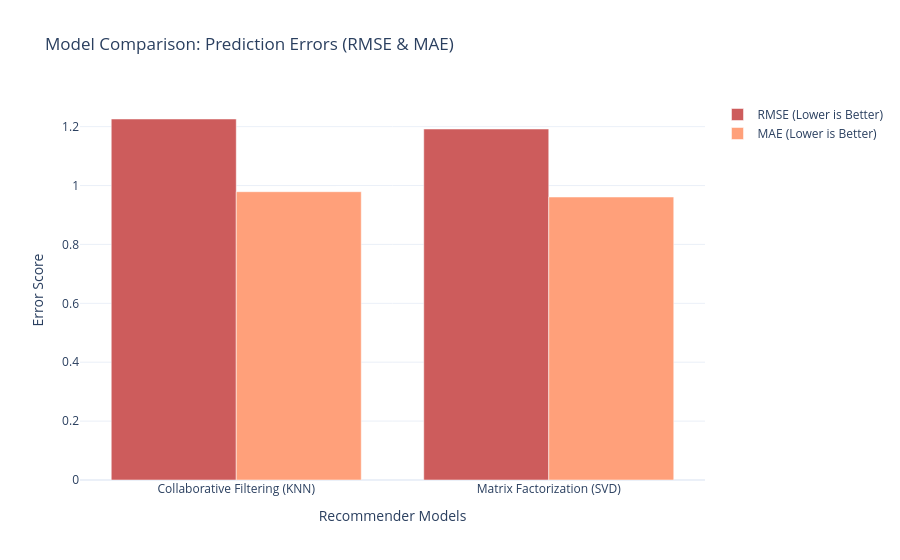
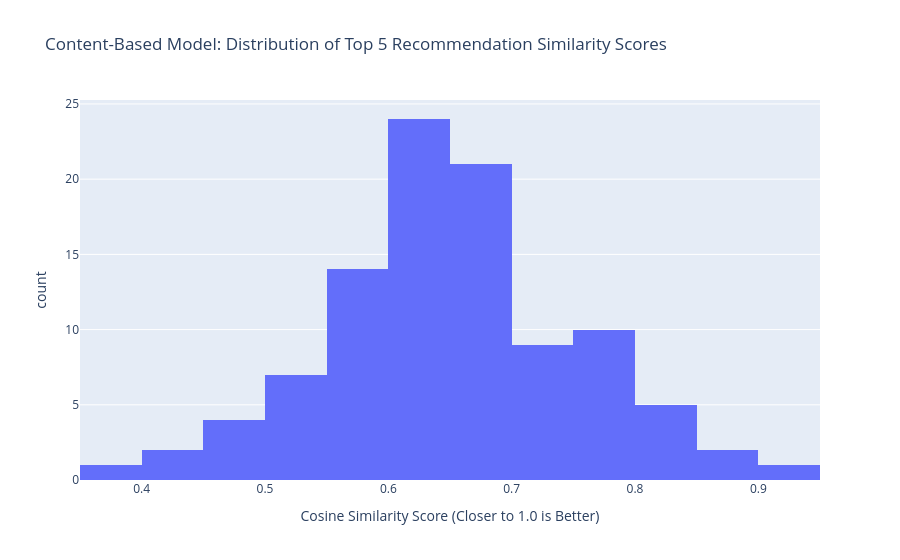

These figures' notebook cell, in order:
### Markdown cell above
## 8. Final Evaluation & Conclusion

### Code cell
import pandas as pd
import plotly.graph_objects as go
import plotly.express as px
from surprise import accuracy
import time

# --- Part 1: Evaluate Collaborative Filtering (KNN) and Matrix Factorization (SVD) ---

# Convert the pandas test_data dataframe into a list format required by Surprise
test_set = test_data[['user_id', 'recipe_id', 'rating']].values.tolist()

# Assuming cf_model (KNNBasic) and mf_model (SVD) have already been trained on train_set
print("Evaluating models on the Test Set...")

# Measure prediction time and calculate errors for KNN
start_time_cf = time.time()
test_predictions_cf = cf_model.test(test_set)
time_cf = time.time() - start_time_cf
rmse_cf = accuracy.rmse(test_predictions_cf, verbose=False)
mae_cf = accuracy.mae(test_predictions_cf, verbose=False)

# Measure prediction time and calculate errors for SVD
start_time_mf = time.time()
test_predictions_mf = mf_model.test(test_set)
time_mf = time.time() - start_time_mf
rmse_mf = accuracy.rmse(test_predictions_mf, verbose=False)
mae_mf = accuracy.mae(test_predictions_mf, verbose=False)

# Store results in a DataFrame for visualization
eval_results = pd.DataFrame({
    'Model': ['Collaborative Filtering (KNN)', 'Matrix Factorization (SVD)'],
    'RMSE': [rmse_cf, rmse_mf],
    'MAE': [mae_cf, mae_mf],
    'Prediction_Time_sec': [time_cf, time_mf]
})

# Create a Grouped Bar Chart to compare RMSE and MAE
fig_errors = go.Figure(data=[
    go.Bar(name='RMSE (Lower is Better)', x=eval_results['Model'], y=eval_results['RMSE'], marker_color='indianred'),
    go.Bar(name='MAE (Lower is Better)', x=eval_results['Model'], y=eval_results['MAE'], marker_color='lightsalmon')
])

fig_errors.update_layout(
    title='Model Comparison: Prediction Errors (RMSE & MAE)',
    xaxis_title='Recommender Models',
    yaxis_title='Error Score',
    barmode='group',
    template='plotly_white'
)
fig_errors.show()
fig_errors.write_html("../models/model_comparison_barchart.html")

# --- Part 2: Evaluate Content-Based Model ---

# We evaluate Content-Based by looking at the average similarity score of its Top 5 recommendations
# Let's take a random sample of 100 recipes to calculate their recommendation scores
sample_recipes = df_metadata['recipe_id'].sample(100, random_state=42).tolist()
average_similarities = []

for recipe_id in sample_recipes:
    try:
        # Re-use the logic from your get_content_based_recommendations function
        idx = df_metadata.index[df_metadata['recipe_id'] == recipe_id].tolist()[0]
        sim_scores = list(enumerate(cosine_similarity(tfidf_matrix[idx], tfidf_matrix)[0]))
        sim_scores = sorted(sim_scores, key=lambda x: x[1], reverse=True)
        
        # Get the scores of the Top 5 recommended items (excluding the target itself)
        top_5_scores = [score for index, score in sim_scores[1:6]]
        avg_score = sum(top_5_scores) / len(top_5_scores)
        average_similarities.append(avg_score)
    except IndexError:
        continue # Skip if recipe index is not found

# Create a DataFrame for the similarity scores
cb_eval_df = pd.DataFrame({'Average_Cosine_Similarity': average_similarities})

# Plot the distribution of similarity scores
fig_cb = px.histogram(
    cb_eval_df, 
    x='Average_Cosine_Similarity', 
    nbins=20,
    title='Content-Based Model: Distribution of Top 5 Recommendation Similarity Scores',
    labels={'Average_Cosine_Similarity': 'Cosine Similarity Score (Closer to 1.0 is Better)'},
    color_discrete_sequence=['#636EFA']
)

fig_cb.show()
fig_cb.write_html("../models/content_based_histogram.html")

### Figure 1 — Plotly figure (JSON) as saved in the notebook; plotly's stock layout.template omitted (floating-point values rounded to 4 significant figures)
{"data": [{"marker": {"color": "indianred"}, "name": "RMSE (Lower is Better)", "type": "bar", "x": ["Collaborative Filtering (KNN)", "Matrix Factorization (SVD)"], "y": [1.226, 1.192]}, {"marker": {"color": "lightsalmon"}, "name": "MAE (Lower is Better)", "type": "bar", "x": ["Collaborative Filtering (KNN)", "Matrix Factorization (SVD)"], "y": [0.9791, 0.9611]}], "layout": {"barmode": "group", "title": {"text": "Model Comparison: Prediction Errors (RMSE & MAE)"}, "xaxis": {"title": {"text": "Recommender Models"}}, "yaxis": {"title": {"text": "Error Score"}}}}

### Figure 2 — Plotly figure (JSON) as saved in the notebook; plotly's stock layout.template omitted (floating-point values rounded to 4 significant figures)
{"data": [{"alignmentgroup": "True", "bingroup": "x", "hovertemplate": "Cosine Similarity Score (Closer to 1.0 is Better)=%{x}<br>count=%{y}<extra></extra>", "legendgroup": "", "marker": {"color": "#636EFA", "pattern": {"shape": ""}}, "name": "", "nbinsx": 20, "offsetgroup": "", "orientation": "v", "showlegend": false, "type": "histogram", "x": [0.812, 0.6708, 0.6579, 0.5814, 0.6601, 0.858, 0.5556, 0.7299, 0.4755, 0.5829, 0.6195, 0.6848, 0.5675, 0.619, 0.8658, 0.7122, 0.647, 0.8169, 0.6035, 0.4357, 0.7405, 0.6543, 0.5897, 0.5976, 0.6909, 0.7472, 0.8112, 0.5497, 0.6365, 0.6732, 0.4601, 0.608, 0.6152, 0.496, 0.6758, 0.7682, 0.7894, 0.5162, 0.8352, 0.5913, 0.7072, 0.5894, 0.5628, 0.5801, 0.3992, 0.7699, 0.7117, 0.5015, 0.7646, 0.6411, 0.542, 0.6518, 0.6896, 0.7507, 0.533, 0.6106, 0.7813, 0.9252, 0.7758, 0.6646, 0.6004, 0.6031, 0.6549, 0.699, 0.4378, 0.6122, 0.6597, 0.7167, 0.6568, 0.6594, 0.6443, 0.6395, 0.7615, 0.5217, 0.7533, 0.7276, 0.4568, 0.5151, 0.5845, 0.6021, 0.6196, 0.6983, 0.6327, 0.6308, 0.615, 0.5922, 0.6199, 0.6101, 0.6298, 0.7842, 0.5791, 0.6455, 0.6841, 0.693, 0.6205, 0.5571, 0.6542, 0.7069, 0.8232, 0.6669], "xaxis": "x", "yaxis": "y"}], "layout": {"barmode": "relative", "legend": {"tracegroupgap": 0}, "title": {"text": "Content-Based Model: Distribution of Top 5 Recommendation Similarity Scores"}, "xaxis": {"anchor": "y", "domain": [0, 1], "title": {"text": "Cosine Similarity Score (Closer to 1.0 is Better)"}}, "yaxis": {"anchor": "x", "domain": [0, 1], "title": {"text": "count"}}}}
